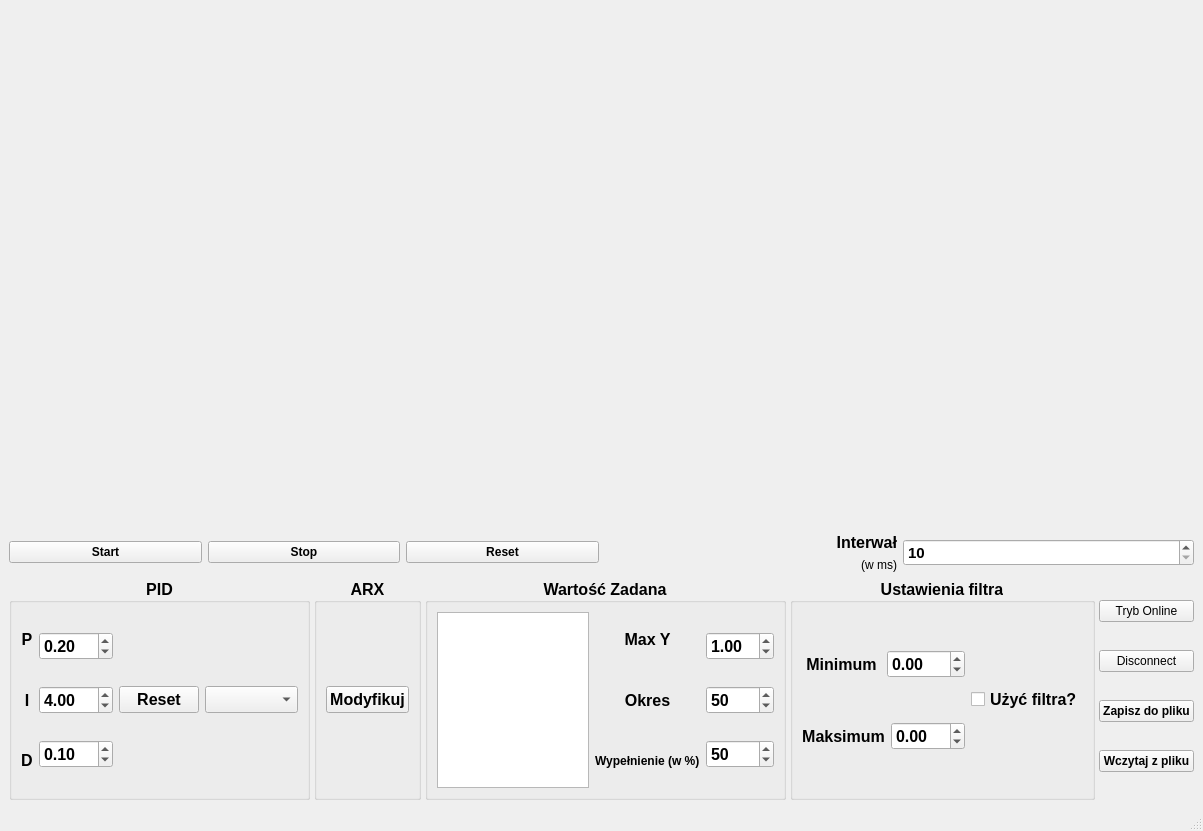
<?xml version="1.0" encoding="UTF-8"?>
<ui version="4.0">
 <class>Symulator</class>
 <widget class="QMainWindow" name="Symulator">
  <property name="geometry">
   <rect>
    <x>0</x>
    <y>0</y>
    <width>1203</width>
    <height>831</height>
   </rect>
  </property>
  <property name="windowTitle">
   <string>Symulator</string>
  </property>
  <widget class="QWidget" name="centralwidget">
   <layout class="QGridLayout" name="gridLayout">
    <property name="sizeConstraint">
     <enum>QLayout::SizeConstraint::SetDefaultConstraint</enum>
    </property>
    <item row="0" column="0">
     <layout class="QHBoxLayout" name="horizontalLayout_17">
      <item>
       <layout class="QVBoxLayout" name="verticalLayout_9">
        <item>
         <widget class="QCustomPlot" name="wykres" native="true">
          <property name="minimumSize">
           <size>
            <width>0</width>
            <height>256</height>
           </size>
          </property>
         </widget>
        </item>
        <item>
         <widget class="QCustomPlot" name="wykres_uchyb" native="true">
          <property name="minimumSize">
           <size>
            <width>0</width>
            <height>256</height>
           </size>
          </property>
         </widget>
        </item>
       </layout>
      </item>
      <item>
       <layout class="QVBoxLayout" name="verticalLayout_10">
        <item>
         <widget class="QCustomPlot" name="wykres_kontroler" native="true">
          <property name="minimumSize">
           <size>
            <width>0</width>
            <height>256</height>
           </size>
          </property>
         </widget>
        </item>
        <item>
         <widget class="QCustomPlot" name="wykres_kontroler_suma" native="true">
          <property name="minimumSize">
           <size>
            <width>0</width>
            <height>256</height>
           </size>
          </property>
         </widget>
        </item>
       </layout>
      </item>
     </layout>
    </item>
    <item row="1" column="0">
     <layout class="QHBoxLayout" name="horizontalLayout_16">
      <property name="sizeConstraint">
       <enum>QLayout::SizeConstraint::SetMinimumSize</enum>
      </property>
      <item>
       <layout class="QHBoxLayout" name="horizontalLayout_4">
        <item>
         <widget class="QPushButton" name="button_start">
          <property name="font">
           <font>
            <bold>true</bold>
           </font>
          </property>
          <property name="text">
           <string>Start</string>
          </property>
         </widget>
        </item>
        <item>
         <widget class="QPushButton" name="button_stop">
          <property name="font">
           <font>
            <bold>true</bold>
           </font>
          </property>
          <property name="text">
           <string>Stop</string>
          </property>
         </widget>
        </item>
        <item>
         <widget class="QPushButton" name="button_reset">
          <property name="font">
           <font>
            <bold>true</bold>
           </font>
          </property>
          <property name="text">
           <string>Reset</string>
          </property>
         </widget>
        </item>
       </layout>
      </item>
      <item>
       <layout class="QHBoxLayout" name="horizontalLayout_5">
        <item>
         <layout class="QVBoxLayout" name="verticalLayout_3">
          <item>
           <widget class="QLabel" name="label_interval">
            <property name="font">
             <font>
              <pointsize>12</pointsize>
              <bold>true</bold>
             </font>
            </property>
            <property name="text">
             <string>Interwał</string>
            </property>
            <property name="textFormat">
             <enum>Qt::TextFormat::AutoText</enum>
            </property>
            <property name="alignment">
             <set>Qt::AlignmentFlag::AlignRight|Qt::AlignmentFlag::AlignTrailing|Qt::AlignmentFlag::AlignVCenter</set>
            </property>
           </widget>
          </item>
          <item>
           <widget class="QLabel" name="label_ms">
            <property name="text">
             <string>(w ms)</string>
            </property>
            <property name="alignment">
             <set>Qt::AlignmentFlag::AlignRight|Qt::AlignmentFlag::AlignTrailing|Qt::AlignmentFlag::AlignVCenter</set>
            </property>
           </widget>
          </item>
         </layout>
        </item>
        <item>
         <widget class="QDoubleSpinBox" name="spinbox_interval">
          <property name="font">
           <font>
            <pointsize>11</pointsize>
            <bold>true</bold>
           </font>
          </property>
          <property name="decimals">
           <number>0</number>
          </property>
          <property name="minimum">
           <double>10.000000000000000</double>
          </property>
          <property name="maximum">
           <double>10000.000000000000000</double>
          </property>
         </widget>
        </item>
       </layout>
      </item>
     </layout>
    </item>
    <item row="2" column="0">
     <layout class="QHBoxLayout" name="horizontalLayout_15" stretch="0,0">
      <property name="spacing">
       <number>4</number>
      </property>
      <property name="sizeConstraint">
       <enum>QLayout::SizeConstraint::SetMinimumSize</enum>
      </property>
      <item>
       <layout class="QHBoxLayout" name="horizontalLayout_3">
        <property name="sizeConstraint">
         <enum>QLayout::SizeConstraint::SetFixedSize</enum>
        </property>
        <item>
         <widget class="QGroupBox" name="groupBox_PID">
          <property name="font">
           <font>
            <pointsize>12</pointsize>
            <bold>true</bold>
           </font>
          </property>
          <property name="title">
           <string>PID</string>
          </property>
          <property name="alignment">
           <set>Qt::AlignmentFlag::AlignCenter</set>
          </property>
          <layout class="QHBoxLayout" name="horizontalLayout_6">
           <item>
            <layout class="QVBoxLayout" name="verticalLayout_4">
             <property name="sizeConstraint">
              <enum>QLayout::SizeConstraint::SetFixedSize</enum>
             </property>
             <item>
              <widget class="QLabel" name="label_P">
               <property name="font">
                <font>
                 <pointsize>12</pointsize>
                 <bold>true</bold>
                </font>
               </property>
               <property name="text">
                <string>P</string>
               </property>
               <property name="textFormat">
                <enum>Qt::TextFormat::AutoText</enum>
               </property>
               <property name="alignment">
                <set>Qt::AlignmentFlag::AlignCenter</set>
               </property>
              </widget>
             </item>
             <item>
              <widget class="QLabel" name="label_I">
               <property name="font">
                <font>
                 <pointsize>12</pointsize>
                 <bold>true</bold>
                </font>
               </property>
               <property name="text">
                <string>I</string>
               </property>
               <property name="textFormat">
                <enum>Qt::TextFormat::AutoText</enum>
               </property>
               <property name="alignment">
                <set>Qt::AlignmentFlag::AlignCenter</set>
               </property>
              </widget>
             </item>
             <item>
              <widget class="QLabel" name="label_D">
               <property name="font">
                <font>
                 <pointsize>12</pointsize>
                 <bold>true</bold>
                </font>
               </property>
               <property name="text">
                <string>D</string>
               </property>
               <property name="textFormat">
                <enum>Qt::TextFormat::AutoText</enum>
               </property>
               <property name="alignment">
                <set>Qt::AlignmentFlag::AlignCenter</set>
               </property>
              </widget>
             </item>
            </layout>
           </item>
           <item>
            <layout class="QVBoxLayout" name="verticalLayout_5">
             <property name="sizeConstraint">
              <enum>QLayout::SizeConstraint::SetFixedSize</enum>
             </property>
             <item>
              <widget class="QDoubleSpinBox" name="spinbox_P">
               <property name="minimum">
                <double>-99.989999999999995</double>
               </property>
               <property name="value">
                <double>0.200000000000000</double>
               </property>
              </widget>
             </item>
             <item>
              <widget class="QDoubleSpinBox" name="spinbox_I">
               <property name="minimum">
                <double>0.000000000000000</double>
               </property>
               <property name="value">
                <double>4.000000000000000</double>
               </property>
              </widget>
             </item>
             <item>
              <widget class="QDoubleSpinBox" name="spinbox_D">
               <property name="minimum">
                <double>-99.989999999999995</double>
               </property>
               <property name="value">
                <double>0.100000000000000</double>
               </property>
              </widget>
             </item>
            </layout>
           </item>
           <item>
            <widget class="QPushButton" name="button_reset_pid">
             <property name="text">
              <string>Reset</string>
             </property>
            </widget>
           </item>
           <item>
            <widget class="QComboBox" name="comboBox_mode"/>
           </item>
          </layout>
         </widget>
        </item>
        <item>
         <widget class="QGroupBox" name="groupBox_ARX">
          <property name="font">
           <font>
            <pointsize>12</pointsize>
            <bold>true</bold>
           </font>
          </property>
          <property name="title">
           <string>ARX</string>
          </property>
          <property name="alignment">
           <set>Qt::AlignmentFlag::AlignCenter</set>
          </property>
          <layout class="QHBoxLayout" name="horizontalLayout_10">
           <item>
            <layout class="QVBoxLayout" name="verticalLayout_6">
             <property name="sizeConstraint">
              <enum>QLayout::SizeConstraint::SetFixedSize</enum>
             </property>
             <item>
              <widget class="QPushButton" name="arxModify">
               <property name="text">
                <string>Modyfikuj</string>
               </property>
              </widget>
             </item>
            </layout>
           </item>
          </layout>
         </widget>
        </item>
        <item>
         <widget class="QGroupBox" name="groupBox_WartoscZadana">
          <property name="font">
           <font>
            <pointsize>12</pointsize>
            <bold>true</bold>
           </font>
          </property>
          <property name="title">
           <string>Wartość Zadana</string>
          </property>
          <property name="alignment">
           <set>Qt::AlignmentFlag::AlignCenter</set>
          </property>
          <layout class="QHBoxLayout" name="horizontalLayout_14">
           <item>
            <layout class="QHBoxLayout" name="horizontalLayout_13">
             <property name="sizeConstraint">
              <enum>QLayout::SizeConstraint::SetFixedSize</enum>
             </property>
             <item>
              <widget class="QListWidget" name="list_WartoscZadana">
               <property name="layoutDirection">
                <enum>Qt::LayoutDirection::LeftToRight</enum>
               </property>
              </widget>
             </item>
             <item>
              <layout class="QHBoxLayout" name="horizontalLayout_12">
               <property name="sizeConstraint">
                <enum>QLayout::SizeConstraint::SetFixedSize</enum>
               </property>
               <item>
                <layout class="QVBoxLayout" name="verticalLayout_8">
                 <property name="sizeConstraint">
                  <enum>QLayout::SizeConstraint::SetFixedSize</enum>
                 </property>
                 <item>
                  <widget class="QLabel" name="label_maksimumY">
                   <property name="font">
                    <font>
                     <pointsize>12</pointsize>
                     <bold>true</bold>
                    </font>
                   </property>
                   <property name="text">
                    <string>Max Y</string>
                   </property>
                   <property name="textFormat">
                    <enum>Qt::TextFormat::AutoText</enum>
                   </property>
                   <property name="alignment">
                    <set>Qt::AlignmentFlag::AlignCenter</set>
                   </property>
                  </widget>
                 </item>
                 <item>
                  <widget class="QLabel" name="label_okres">
                   <property name="font">
                    <font>
                     <pointsize>12</pointsize>
                     <bold>true</bold>
                    </font>
                   </property>
                   <property name="text">
                    <string>Okres</string>
                   </property>
                   <property name="textFormat">
                    <enum>Qt::TextFormat::AutoText</enum>
                   </property>
                   <property name="alignment">
                    <set>Qt::AlignmentFlag::AlignCenter</set>
                   </property>
                  </widget>
                 </item>
                 <item>
                  <widget class="QLabel" name="label">
                   <property name="font">
                    <font>
                     <pointsize>9</pointsize>
                     <bold>true</bold>
                    </font>
                   </property>
                   <property name="text">
                    <string>Wypełnienie (w %)</string>
                   </property>
                  </widget>
                 </item>
                </layout>
               </item>
               <item>
                <layout class="QVBoxLayout" name="verticalLayout_7">
                 <property name="sizeConstraint">
                  <enum>QLayout::SizeConstraint::SetFixedSize</enum>
                 </property>
                 <item>
                  <widget class="QDoubleSpinBox" name="spinbox_maksimumY">
                   <property name="value">
                    <double>1.000000000000000</double>
                   </property>
                  </widget>
                 </item>
                 <item>
                  <widget class="QSpinBox" name="spinbox_okres">
                   <property name="minimum">
                    <number>1</number>
                   </property>
                   <property name="maximum">
                    <number>100</number>
                   </property>
                   <property name="value">
                    <number>50</number>
                   </property>
                  </widget>
                 </item>
                 <item>
                  <widget class="QSpinBox" name="spinBox_wypelnienie">
                   <property name="minimum">
                    <number>1</number>
                   </property>
                   <property name="maximum">
                    <number>100</number>
                   </property>
                   <property name="value">
                    <number>50</number>
                   </property>
                  </widget>
                 </item>
                </layout>
               </item>
              </layout>
             </item>
            </layout>
           </item>
          </layout>
         </widget>
        </item>
        <item>
         <widget class="QGroupBox" name="groupBox_UstawieniaFiltra">
          <property name="font">
           <font>
            <pointsize>12</pointsize>
            <bold>true</bold>
           </font>
          </property>
          <property name="title">
           <string>Ustawienia filtra</string>
          </property>
          <property name="alignment">
           <set>Qt::AlignmentFlag::AlignCenter</set>
          </property>
          <layout class="QHBoxLayout" name="horizontalLayout_11">
           <item>
            <layout class="QVBoxLayout" name="verticalLayout">
             <property name="sizeConstraint">
              <enum>QLayout::SizeConstraint::SetFixedSize</enum>
             </property>
             <item>
              <layout class="QHBoxLayout" name="horizontalLayout">
               <property name="sizeConstraint">
                <enum>QLayout::SizeConstraint::SetFixedSize</enum>
               </property>
               <item>
                <widget class="QLabel" name="label_minimum">
                 <property name="font">
                  <font>
                   <pointsize>12</pointsize>
                   <bold>true</bold>
                  </font>
                 </property>
                 <property name="text">
                  <string>Minimum</string>
                 </property>
                 <property name="textFormat">
                  <enum>Qt::TextFormat::AutoText</enum>
                 </property>
                 <property name="alignment">
                  <set>Qt::AlignmentFlag::AlignCenter</set>
                 </property>
                </widget>
               </item>
               <item>
                <widget class="QDoubleSpinBox" name="spinbox_minimum">
                 <property name="minimum">
                  <double>-99.989999999999995</double>
                 </property>
                </widget>
               </item>
              </layout>
             </item>
             <item>
              <layout class="QHBoxLayout" name="horizontalLayout_2">
               <property name="sizeConstraint">
                <enum>QLayout::SizeConstraint::SetFixedSize</enum>
               </property>
               <item>
                <widget class="QLabel" name="label_maksimum">
                 <property name="font">
                  <font>
                   <pointsize>12</pointsize>
                   <bold>true</bold>
                  </font>
                 </property>
                 <property name="text">
                  <string>Maksimum</string>
                 </property>
                 <property name="textFormat">
                  <enum>Qt::TextFormat::AutoText</enum>
                 </property>
                 <property name="alignment">
                  <set>Qt::AlignmentFlag::AlignCenter</set>
                 </property>
                </widget>
               </item>
               <item>
                <widget class="QDoubleSpinBox" name="spinbox_maksimum">
                 <property name="minimum">
                  <double>-99.989999999999995</double>
                 </property>
                </widget>
               </item>
              </layout>
             </item>
            </layout>
           </item>
           <item>
            <widget class="QCheckBox" name="checkBox">
             <property name="text">
              <string>Użyć filtra?</string>
             </property>
            </widget>
           </item>
          </layout>
         </widget>
        </item>
       </layout>
      </item>
      <item>
       <layout class="QVBoxLayout" name="verticalLayout_2">
        <property name="spacing">
         <number>6</number>
        </property>
        <property name="sizeConstraint">
         <enum>QLayout::SizeConstraint::SetMinimumSize</enum>
        </property>
        <property name="topMargin">
         <number>0</number>
        </property>
        <property name="bottomMargin">
         <number>6</number>
        </property>
        <item>
         <widget class="QPushButton" name="button_online">
          <property name="sizePolicy">
           <sizepolicy hsizetype="Minimum" vsizetype="Fixed">
            <horstretch>0</horstretch>
            <verstretch>0</verstretch>
           </sizepolicy>
          </property>
          <property name="minimumSize">
           <size>
            <width>0</width>
            <height>0</height>
           </size>
          </property>
          <property name="maximumSize">
           <size>
            <width>16777215</width>
            <height>16777215</height>
           </size>
          </property>
          <property name="text">
           <string>Tryb Online</string>
          </property>
         </widget>
        </item>
        <item>
         <widget class="QPushButton" name="button_disconnect">
          <property name="text">
           <string>Disconnect</string>
          </property>
         </widget>
        </item>
        <item>
         <widget class="QPushButton" name="button_zapisz">
          <property name="font">
           <font>
            <bold>true</bold>
           </font>
          </property>
          <property name="text">
           <string>Zapisz do pliku</string>
          </property>
         </widget>
        </item>
        <item>
         <widget class="QPushButton" name="button_wczytaj">
          <property name="font">
           <font>
            <bold>true</bold>
           </font>
          </property>
          <property name="text">
           <string>Wczytaj z pliku</string>
          </property>
         </widget>
        </item>
       </layout>
      </item>
     </layout>
    </item>
   </layout>
  </widget>
  <widget class="QMenuBar" name="menubar">
   <property name="enabled">
    <bool>true</bool>
   </property>
   <property name="geometry">
    <rect>
     <x>0</x>
     <y>0</y>
     <width>1203</width>
     <height>21</height>
    </rect>
   </property>
  </widget>
  <widget class="QStatusBar" name="statusbar">
   <property name="enabled">
    <bool>true</bool>
   </property>
  </widget>
 </widget>
 <customwidgets>
  <customwidget>
   <class>QCustomPlot</class>
   <extends>QWidget</extends>
   <header>qcustomplot.h</header>
   <container>1</container>
  </customwidget>
 </customwidgets>
 <tabstops>
  <tabstop>button_zapisz</tabstop>
  <tabstop>button_wczytaj</tabstop>
  <tabstop>spinbox_D</tabstop>
  <tabstop>spinbox_I</tabstop>
  <tabstop>spinbox_P</tabstop>
  <tabstop>list_WartoscZadana</tabstop>
  <tabstop>button_start</tabstop>
  <tabstop>spinbox_maksimumY</tabstop>
  <tabstop>spinbox_okres</tabstop>
  <tabstop>spinbox_maksimum</tabstop>
  <tabstop>spinbox_minimum</tabstop>
  <tabstop>checkBox</tabstop>
  <tabstop>button_reset</tabstop>
  <tabstop>button_stop</tabstop>
  <tabstop>spinbox_interval</tabstop>
 </tabstops>
 <resources/>
 <connections/>
</ui>
